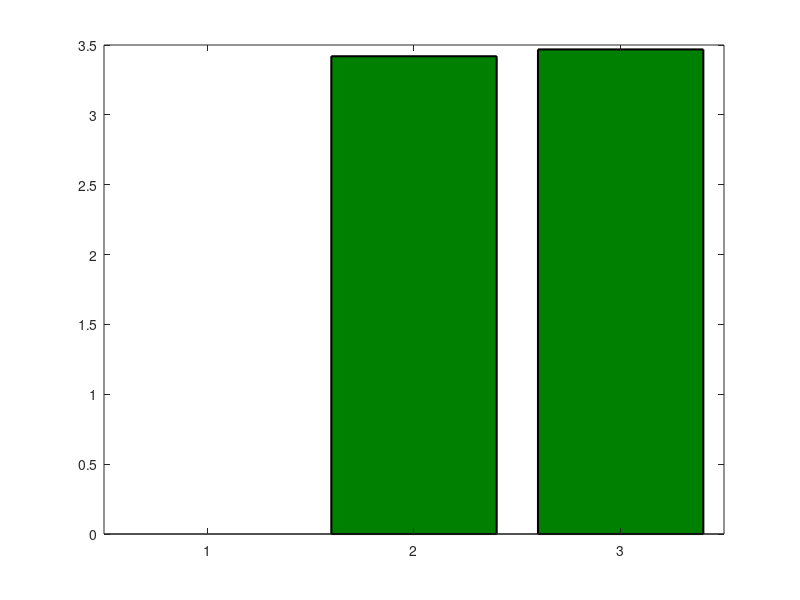

This figure's MATLAB source: (Note: this script raises an error after producing the figure.)

Off   = [0,0,0];
onOff = [3.3005, 3.4542, 3.5671, 3.3554];
offOn = [3.3845, 3.6259, 3.3945];

X = [mean(Off),mean(onOff),mean(offOn)];
sX = [std(Off),std(onOff),std(offOn)];

%%
bar(X,'FaceColor',[0 0.5 0],'EdgeColor',[0 0 0],'LineWidth',1.5);hold on
errorbar(1:3,X,sX,'Marker','.','LineStyle','none','Color',[0 0 0],'LineWidth',1.5,'MarkerSize',5);%hold on
hold off
ylabel('Lesion Area (mm^2)','fontsize',18);
set(gca,'LineWidth',2,'FontSize',18);
set(gca,'XTickLabel',{'No Laser','Off-7.5s','On-7.5s'},'XTickLabelRotation',45);
set(gca,'Ytick',0:0.5:5);
xlim([0.5 3.5])

name = 'LaserOnOff';

saveas(gcf,name,'tiffn');saveas(gcf,[name '.fig']);saveas(gcf,[name '.eps'],'epsc');

%%

bWidth = 0.4;

bar(0.5,X(1),bWidth,'FaceColor',[0 0 0.4],'EdgeColor',[0 0 0],'LineWidth',1);hold on
bar(1,X(2),bWidth,'FaceColor',[0 0.4 0],'EdgeColor',[0 0 0],'LineWidth',1);
bar(1.5,X(3),bWidth,'FaceColor',[0.4 0 0],'EdgeColor',[0 0 0],'LineWidth',1);

errorbar(0.5,X(1),sX(1),'Marker','.','LineStyle','none','Color',[0 0 0],'LineWidth',1,'MarkerSize',5);
errorbar(1,X(2),sX(2),'Marker','.','LineStyle','none','Color',[0 0 0],'LineWidth',1,'MarkerSize',5);
errorbar(1.5,X(3),sX(3),'Marker','.','LineStyle','none','Color',[0 0 0],'LineWidth',1,'MarkerSize',5);
hold off

ylabel('Viability (%)','fontsize',18);
set(gca,'LineWidth',2,'FontSize',18);
%set(gca,'XTickLabel',{'A549+Laser','A549+NP','A549+NP+Laser'},'XTickLabelRotation',45);
legend('A549+Laser','A549+NP','A549+NP+Laser');
set(gca,'Ytick',0:25:100);set(gca,'Xtick',[]);
xlim([0.2 1.8])
title('Photothermal Therapy')


name = 'A549ToxPW';

%saveas(gcf,name,'tiffn');saveas(gcf,[name '.fig']);saveas(gcf,[name '.eps'],'epsc');